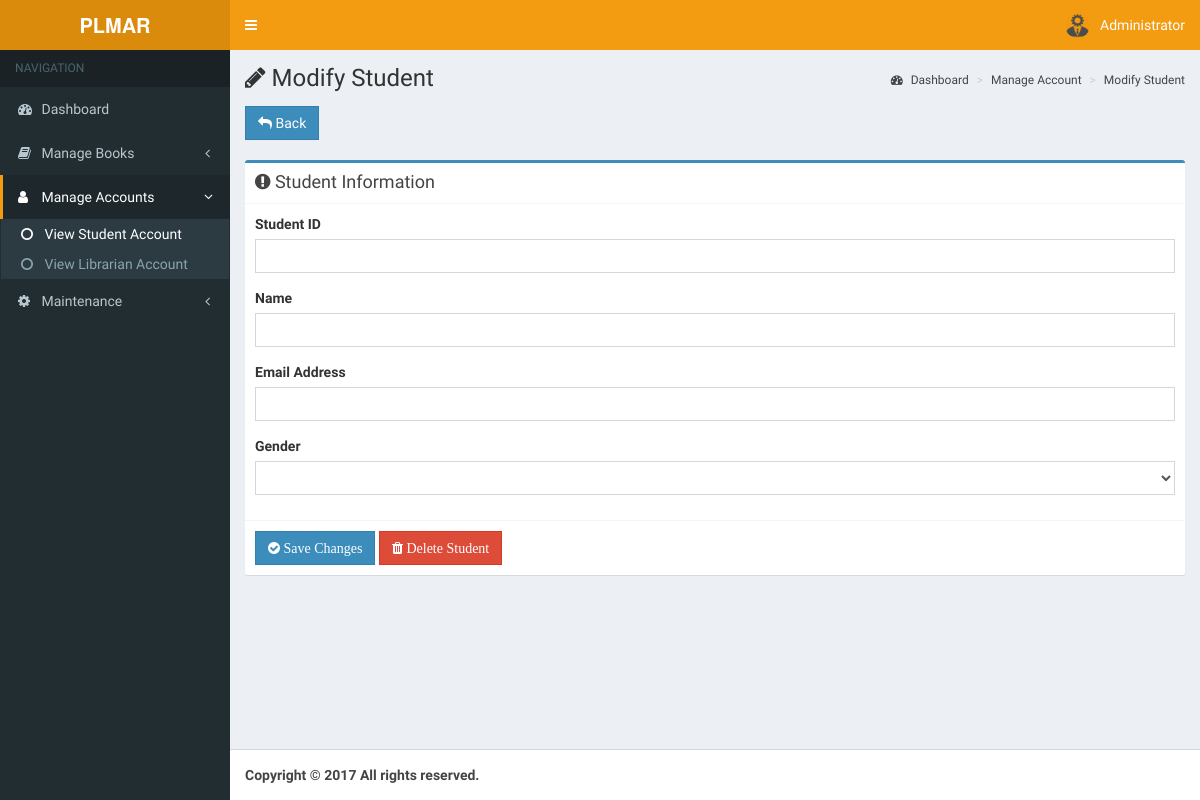
Before: /pages/admin/modify-student.php?username=A111G0001 (signed in) with the older database file.
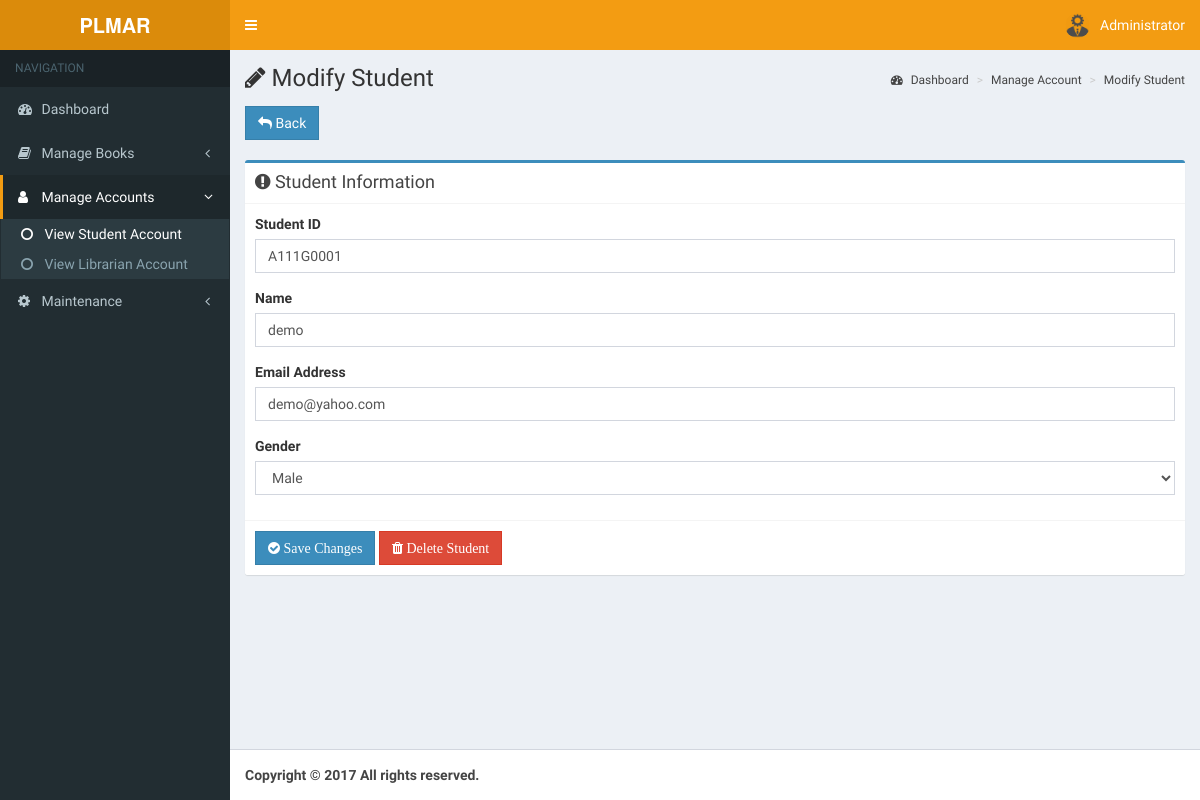
After: the same page with the newer database file.
### tables this page shows
CREATE TABLE `pl_account_tbl` (
  `id` int(11) NOT NULL,
  `image` varchar(255) NOT NULL,
  `student_id` varchar(255) NOT NULL,
  `name` varchar(255) NOT NULL,
  `email` varchar(255) NOT NULL,
  `gender` varchar(255) NOT NULL,
  `branch` varchar(255) NOT NULL,
  `year` varchar(255) NOT NULL,
  `section` varchar(255) NOT NULL,
  `username` varchar(255) NOT NULL,
  `password` varchar(255) NOT NULL,
  `role` varchar(255) NOT NULL,
  `date` timestamp NOT NULL DEFAULT CURRENT_TIMESTAMP ON UPDATE CURRENT_TIMESTAMP
);

### pages/admin/modify-student.php (the view, shortened to what the changed rows need)
<?php
include '../../functions/functions.php';
$query = $db->query("SELECT * FROM pl_account_tbl WHERE username = '".$_GET['username']."'");
$row = $query->fetch_object();
$username = $row->username;
$sname = $row->name;
$gender = $row->gender;
$email = $row->email;
?>
<!DOCTYPE html>
<html>
<head>
  <link rel="stylesheet" href="../../bootstrap/css/bootstrap.min.css">
  <link rel="stylesheet" href="https://cdnjs.cloudflare.com/ajax/libs/font-awesome/4.5.0/css/font-awesome.min.css">
  <link rel="stylesheet" href="https://cdnjs.cloudflare.com/ajax/libs/ionicons/2.0.1/css/ionicons.min.css">
  <link rel="stylesheet" href="../../dist/css/AdminLTE.min.css">
  <link rel="stylesheet" href="../../plugins/select2/select2.min.css">
  <link rel="stylesheet" href="../../dist/css/skins/skin-yellow.min.css">
  <link rel="stylesheet" type="text/css" href="../../dist/sweetalert/dist/sweetalert.css">
  <link rel="stylesheet" type="text/css" href="../../dist/sweetalert/themes/twitter/twitter.css">
</head>
<body class="hold-transition skin-yellow sidebar-mini">
<div class="wrapper">
  <div class="content-wrapper">
    <section class="content-header">
      <h1><i class="fa fa-pencil"></i> Modify Student</h1>
    </section>
    <section class="content">
    <br>
    <div class="row">
        <div class="col-md-12 col-xs-12">
          <div class="box box-primary">
            <form role="form" method="POST" data-parsley-validate>
              <div class="box-body">
                <div class="form-group">
                  <label for="StudentID">Student ID</label>
                  <input type="text" class="form-control"  value="<?php echo $username ?>" name="username" required>
                </div>
                <div class="form-group">
                  <label for="Name">Name</label>
                  <input type="text" class="form-control"  value="<?php echo$sname?>" name="name" required>
                </div>
                <div class="form-group">
                  <label for="exampleInputEmail1">Email Address</label>
                  <input type="email" class="form-control" value="<?php echo$email?>" name="email" required>
                </div>
                <div class="form-group">
                  <label for="exampleInputEmail1">Gender</label>
                  <select name="gender" class="form-control" style="width: 100%" required>
                  <option value="<?php echo$gender?>" selected="selected"><?php echo$gender?></option>
                  <option value="Male">Male</option>
                  </select>
                </div>
              </div>
            </form>
          </div>
          </div>
    </div>
    </section>
  </div>
</div>
</body>
</html>

Changed rows visible on the page:
added pl_account_tbl: username "A111G0001", name "demo", email "demo@yahoo.com", gender "Male"
